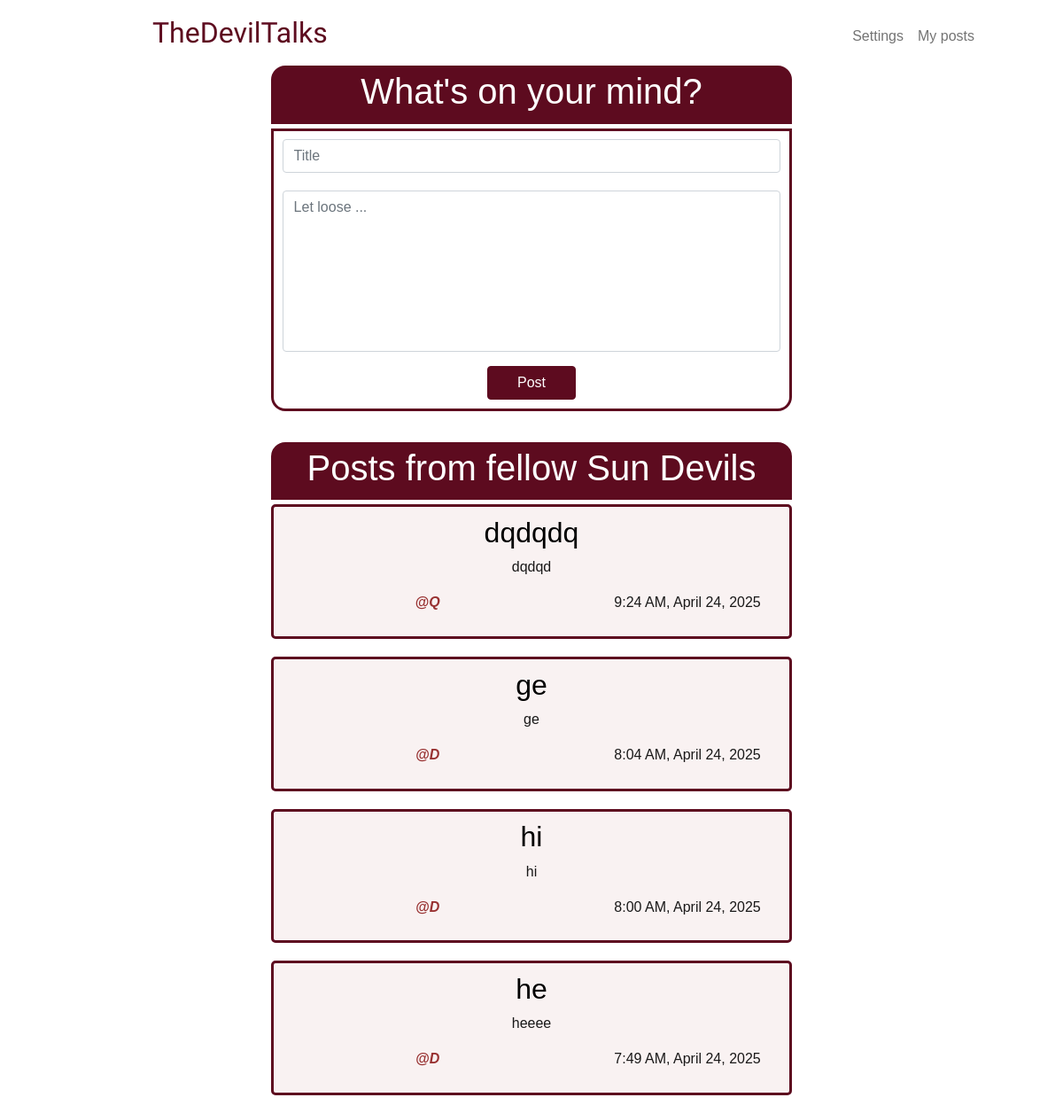
Before: / (signed in) with the older database file.
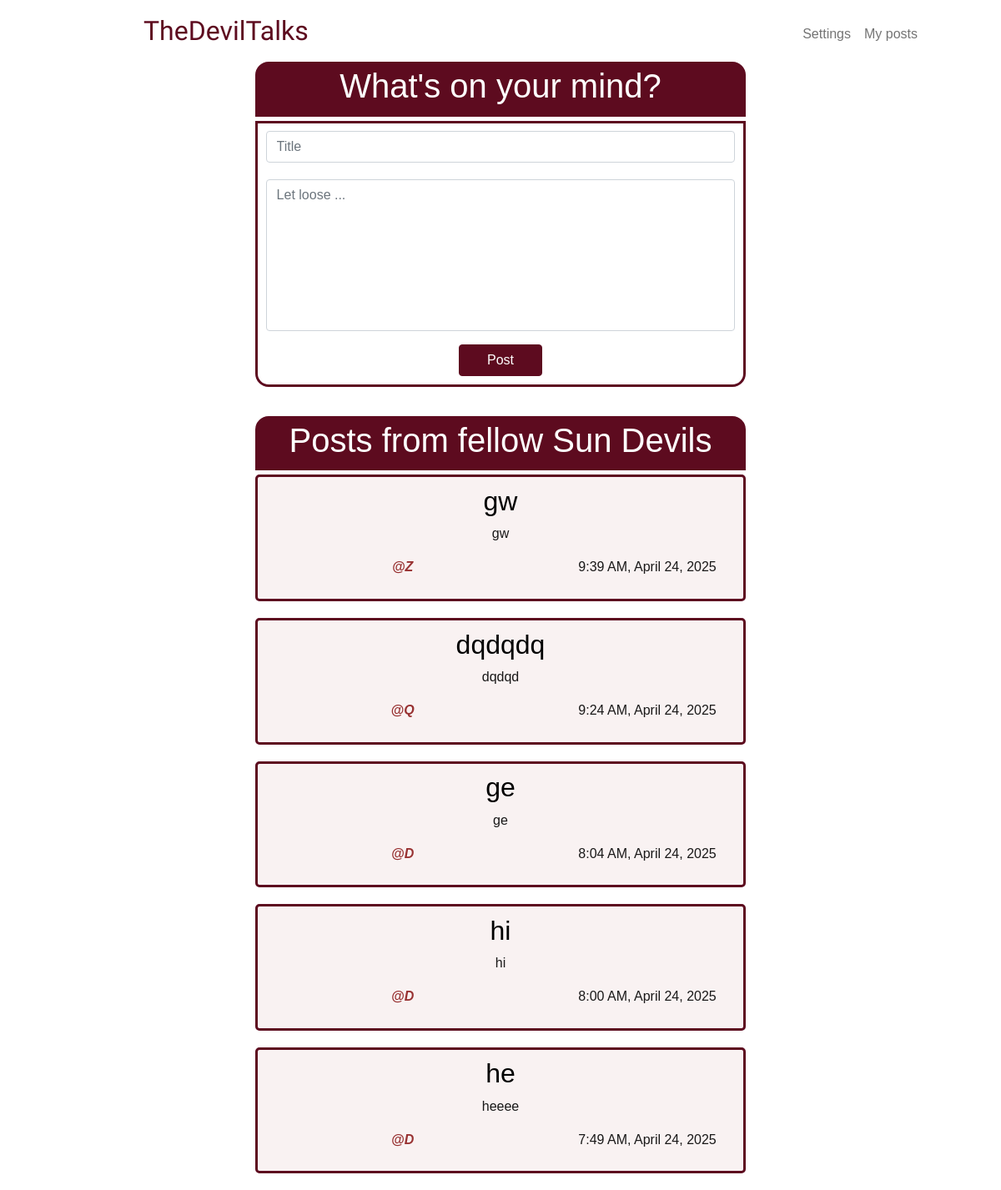
After: the same page with the newer database file.
### tables this page shows
CREATE TABLE posts (
    id INTEGER PRIMARY KEY AUTOINCREMENT NOT NULL,
    user_id INTEGER NOT NULL,
    title TEXT NOT NULL, 
    content TEXT NOT NULL,
    time_stamp DATETIME DEFAULT CURRENT_TIMESTAMP,
    FOREIGN KEY (user_id) REFERENCES users(id) ON DELETE CASCADE
);

CREATE TABLE users (
    id INTEGER PRIMARY KEY AUTOINCREMENT NOT NULL,
    username TEXT UNIQUE NOT NULL,
    hashed_password TEXT NOT NULL,
    joined_at DATETIME NOT NULL DEFAULT CURRENT_TIMESTAMP,
    is_admin BOOLEAN DEFAULT FALSE
);

### app.py (the view)
@app.route("/", methods=["GET", "POST"])
@login_required
def home():
    fetch_query = """
            SELECT
                posts.id,
                posts.title,
                posts.content,
                posts.time_stamp,
                users.username
            FROM posts
            JOIN users ON posts.user_id = users.id
            ORDER BY posts.time_stamp DESC;
            """
    if request.method == "POST":
        title = request.form.get("title")
        content = request.form.get("content")
        if not title:
            error_title = "*Add a title"
            posts = db.execute(fetch_query)
            return render_template("home.html", error_title=error_title, posts=posts, content=content)
        if not content:
            error_content = "Write a comment."
            posts = db.execute(fetch_query)
            return render_template("home.html", error_content=error_content, posts=posts, title=title)
        title = request.form.get("title")
        content = request.form.get("content")
        db.execute("INSERT INTO posts (user_id, title, content) VALUES (?, ?, ?)",
                    session["user_id"], title, content)
        posts = db.execute(fetch_query)
        return render_template("home.html", posts=posts)
    else:
        posts = db.execute(fetch_query)
        return render_template("home.html", posts=posts)

### app.py (called while the page is built)
def login_required(f):
    @wraps(f)
    def decorated_function(*args, **kwargs):
        if session.get("user_id") is None:
            return redirect("/login")
        return f(*args, **kwargs)
    return decorated_function

@app.template_filter("format_datetime")
def format_datetime(date_time):
    try:
        parsed_date_time = datetime.strptime(date_time, "%Y-%m-%d %H:%M:%S")
        if platform.system() == "Windows":
            format = "%#I:%M %p, %B %d, %Y" # Hashtag instead of '-'
        else:
            format = "%-I:%M %p, %B %d, %Y" # UNIX OS: '-' instead of Hashtag
        return parsed_date_time.strftime(format)
    except Exception:
        return date_time

### templates/home.html (shortened to what this page needs)
{% extends "layout.html" %}
{% block main %}
    <div class="users-post-header">
        <h1> What's on your mind? </h1>
    </div>
    <div class="users-post-container">
        <form action="/" method="post">
            <div class="mb-3">
                <input class="form-control" id="title" name="title" placeholder="Title" type="text" value="{{ title }}">
            </div>
            <div class="mb-3">
                <textarea class="form-control" id="content" name="content" placeholder="Let loose ..." rows = "7" maxlength="500" style="resize: none" >{{ content }}</textarea>
            </div>
            <button class="btn btn-primary main-button" id="home-button" type="submit"> Post </button>
        </form>
    </div>
    <div class="others-post-header">
        <h1> Posts from fellow Sun Devils </h1>
    </div>
    <div>
        {% for post in posts %}
            <div class="others-post-container">
                <h2> {{ post["title"] }} </h2>
                <p> {{ post["content"] }} </p>
                <div class="row">
                    <div class="column left">
                        <p class="username"><strong> @{{ post["username"] }} </strong></p>
                    </div>
                    <div class="column right">
                        <p> {{ post["time_stamp"] | format_datetime }} </p>
                    </div>
                </div>
            </div>
        {% endfor %}
    </div>
{% endblock %}

### templates/layout.html (shortened to what this page needs)
<!DOCTYPE html>
<html lang="en">
    <head>
        <link href="https://cdn.jsdelivr.net/npm/bootstrap@5.1.3/dist/css/bootstrap.min.css" rel="stylesheet">
        <link href="/static/styles.css" rel="stylesheet">
    </head>
    <body>
        <nav class="bg-light navbar navbar-expand-md navbar-light" id="white-bg">
            <div class="container-fluid">
                <a class="navbar-brand" href="/" id="logo">TheDevilTalks</a>
                <div class="collapse navbar-collapse" id="navbar">
                    {% if session["user_id"] %}
                        <ul class="navbar-nav ms-auto mt-2 rem5-right-padding" >
                            <li class="nav-item"><a class="nav-link" href="/setting">Settings</a></li>
                            <li class="nav-item"><a class="nav-link" href="/my-posts"> My posts </a></li>
                        </ul>
                    {% else %}
                        <ul class="navbar-nav ms-auto mt-1 rem5-right-padding">
                            <li class="nav-item"><a class="nav-link" href="/register">Register</a></li>
                            <li class="nav-item"><a class="nav-link" href="/login">Log In</a></li>
                        </ul>
                    {% endif %}
                </div>
            </div>
        </nav>
        <main class="container-fluid text-center">
            {% block main %}{% endblock %}
        </main>
    </body>
</html>

### static/styles.css (style rules this page uses)
h1 { font-size: 40px; }
p { color:rgba(0, 0, 0, 0.9) ; }
* { font-family: Verdana, Geneva, Tahoma, sans-serif; }
#white-bg { background-color: white !important; }
nav .navbar-brand { font-size: xx-large; }
#logo { font-family: 'ZCOOL XiaoWei', serif !important; color: rgb(93, 11, 31); padding-left: 10rem; }
.users-post-header { background-color: rgb(93, 11, 31); color: rgb(255, 255, 255); margin: 0 25% 0 25%; padding: 0.3rem; text-align: center; border-radius: 1rem 1rem 0 0; }
.users-post-container { background-color: rgba(255, 255, 255, 0.9); border: solid; border-width: 3px; border-color: rgb(93, 11, 31); color: rgb(93, 11, 31); margin: 5px 25% 20px 25%; padding: 0.6rem; text-align: center; border-radius: 0 0 1rem 1rem; }
.others-post-header { background-color: rgb(93, 11, 31); color: rgb(255, 255, 255); margin: 35px 25% 0 25%; padding: 0.3rem; text-align: center; border-radius: 1rem 1rem 0 0; }
.others-post-container { background-color: rgba(128, 0, 0, 0.05); border: solid; border-width: 3px; border-color: rgb(93, 11, 31); color: rgb(0, 0, 0); margin: 5px 25% 20px 25%; padding: 0.6rem; text-align: center; border-radius: 5px; }
.main-button, .main-button:hover { background-color: rgb(93, 11, 31); color: rgb(255, 255, 255); border-color: rgb(93, 11, 31); width:100px; font-size: 16px; }
.username { color:rgba(128, 0, 0, 0.8); font-style: italic; }
.row { display: flex !important; }
.column { float: left; }
.left { width: 60% !important; }
.right { width: 40% !important; }
.rem5-right-padding { padding-right: 5rem !important; }
input { margin-bottom: 20px !important; }

Changed rows visible on the page:
added posts: title "gw", content "gw", username "Z", time_stamp "9:39 AM, April 24, 2025"
